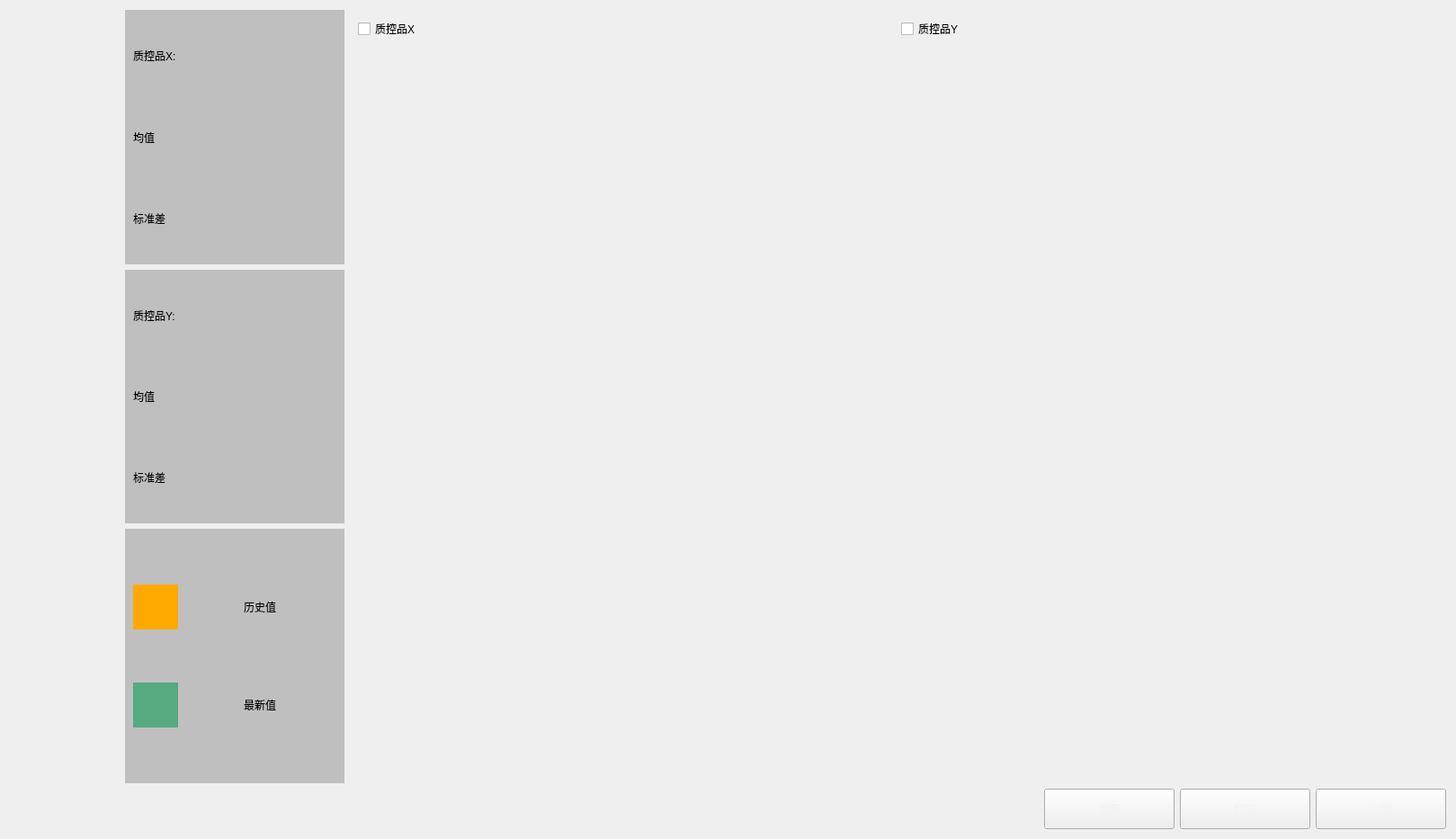
<?xml version="1.0" encoding="UTF-8"?>
<ui version="4.0">
 <class>QCChartTP</class>
 <widget class="QWidget" name="QCChartTP">
  <property name="geometry">
   <rect>
    <x>0</x>
    <y>0</y>
    <width>1619</width>
    <height>933</height>
   </rect>
  </property>
  <property name="windowTitle">
   <string>Form</string>
  </property>
  <layout class="QVBoxLayout" name="verticalLayout_5">
   <item>
    <layout class="QHBoxLayout" name="horizontalLayout_2" stretch="1,2,10">
     <item>
      <widget class="CusTableView" name="QCProjectsTable" native="true"/>
     </item>
     <item>
      <layout class="QVBoxLayout" name="verticalLayout_4">
       <item>
        <widget class="QWidget" name="QCProductXArea" native="true">
         <property name="styleSheet">
          <string notr="true">QWidget
{
	background-color: rgb(191, 191, 191);
}</string>
         </property>
         <layout class="QVBoxLayout" name="verticalLayout">
          <item>
           <widget class="QLabel" name="QCProductNameX">
            <property name="styleSheet">
             <string notr="true">font: 14pt &quot;Microsoft YaHei UI&quot;;</string>
            </property>
            <property name="text">
             <string>质控品X:</string>
            </property>
           </widget>
          </item>
          <item>
           <widget class="QLabel" name="AverageValX">
            <property name="styleSheet">
             <string notr="true">font: 14pt &quot;Microsoft YaHei UI&quot;;</string>
            </property>
            <property name="text">
             <string>均值</string>
            </property>
           </widget>
          </item>
          <item>
           <widget class="QLabel" name="StandardDeviationX">
            <property name="styleSheet">
             <string notr="true">font: 14pt &quot;Microsoft YaHei UI&quot;;</string>
            </property>
            <property name="text">
             <string>标准差</string>
            </property>
           </widget>
          </item>
         </layout>
        </widget>
       </item>
       <item>
        <widget class="QWidget" name="QCProductYArea" native="true">
         <property name="styleSheet">
          <string notr="true">QWidget
{
	background-color: rgb(191, 191, 191);
}</string>
         </property>
         <layout class="QVBoxLayout" name="verticalLayout_2">
          <item>
           <widget class="QLabel" name="QCProductNameY">
            <property name="styleSheet">
             <string notr="true">font: 14pt &quot;Microsoft YaHei UI&quot;;</string>
            </property>
            <property name="text">
             <string>质控品Y:</string>
            </property>
           </widget>
          </item>
          <item>
           <widget class="QLabel" name="AverageValY">
            <property name="styleSheet">
             <string notr="true">font: 14pt &quot;Microsoft YaHei UI&quot;;</string>
            </property>
            <property name="text">
             <string>均值</string>
            </property>
           </widget>
          </item>
          <item>
           <widget class="QLabel" name="StandardDeviationY">
            <property name="styleSheet">
             <string notr="true">font: 14pt &quot;Microsoft YaHei UI&quot;;</string>
            </property>
            <property name="text">
             <string>标准差</string>
            </property>
           </widget>
          </item>
         </layout>
        </widget>
       </item>
       <item>
        <widget class="QWidget" name="QCTipsArea" native="true">
         <property name="styleSheet">
          <string notr="true">QWidget
{
	background-color: rgb(191, 191, 191);
}</string>
         </property>
         <layout class="QGridLayout" name="gridLayout">
          <item row="0" column="0">
           <widget class="QLabel" name="label">
            <property name="minimumSize">
             <size>
              <width>0</width>
              <height>0</height>
             </size>
            </property>
            <property name="maximumSize">
             <size>
              <width>50</width>
              <height>50</height>
             </size>
            </property>
            <property name="styleSheet">
             <string notr="true">background-color: rgb(255, 170, 0);
</string>
            </property>
            <property name="text">
             <string/>
            </property>
           </widget>
          </item>
          <item row="0" column="1">
           <widget class="QLabel" name="label_3">
            <property name="styleSheet">
             <string notr="true">font: 20pt &quot;Microsoft YaHei UI&quot;;</string>
            </property>
            <property name="text">
             <string>历史值</string>
            </property>
            <property name="alignment">
             <set>Qt::AlignCenter</set>
            </property>
           </widget>
          </item>
          <item row="1" column="0">
           <widget class="QLabel" name="label_2">
            <property name="maximumSize">
             <size>
              <width>50</width>
              <height>50</height>
             </size>
            </property>
            <property name="styleSheet">
             <string notr="true">background-color: rgb(85, 170, 127);</string>
            </property>
            <property name="text">
             <string/>
            </property>
           </widget>
          </item>
          <item row="1" column="1">
           <widget class="QLabel" name="label_4">
            <property name="styleSheet">
             <string notr="true">font: 20pt &quot;Microsoft YaHei UI&quot;;</string>
            </property>
            <property name="text">
             <string>最新值</string>
            </property>
            <property name="alignment">
             <set>Qt::AlignCenter</set>
            </property>
           </widget>
          </item>
         </layout>
        </widget>
       </item>
      </layout>
     </item>
     <item>
      <widget class="QWidget" name="widget_2" native="true">
       <layout class="QVBoxLayout" name="verticalLayout_3" stretch="1,15">
        <item>
         <layout class="QHBoxLayout" name="horizontalLayout">
          <item>
           <widget class="QCheckBox" name="QCXCheck">
            <property name="styleSheet">
             <string notr="true">font: 20pt &quot;Microsoft YaHei UI&quot;;</string>
            </property>
            <property name="text">
             <string>质控品X</string>
            </property>
           </widget>
          </item>
          <item>
           <widget class="QCheckBox" name="QCXChecY">
            <property name="styleSheet">
             <string notr="true">font: 20pt &quot;Microsoft YaHei UI&quot;;</string>
            </property>
            <property name="text">
             <string>质控品Y</string>
            </property>
           </widget>
          </item>
         </layout>
        </item>
        <item>
         <widget class="CusLineChartWidget" name="QCTPChartArea" native="true"/>
        </item>
       </layout>
      </widget>
     </item>
    </layout>
   </item>
   <item>
    <layout class="QHBoxLayout" name="horizontalLayout_4">
     <item>
      <spacer name="horizontalSpacer">
       <property name="orientation">
        <enum>Qt::Horizontal</enum>
       </property>
       <property name="sizeHint" stdset="0">
        <size>
         <width>40</width>
         <height>20</height>
        </size>
       </property>
      </spacer>
     </item>
     <item>
      <widget class="QPushButton" name="RefreshBtn">
       <property name="minimumSize">
        <size>
         <width>145</width>
         <height>45</height>
        </size>
       </property>
       <property name="styleSheet">
        <string notr="true">QPushButton{
font: 700 13pt &quot;Microsoft YaHei UI&quot;;
color: #F2F2F2;
border-image: url(:/resources/img/common/btnNomal.png);
padding: -1;}
QPushButton:pressed{
font: 700 13pt &quot;Microsoft YaHei UI&quot;;
color: #F2F2F2;
border-image: url(:/resources/img/common/btnClicked.png);
padding: -1;}
</string>
       </property>
       <property name="text">
        <string>刷新</string>
       </property>
      </widget>
     </item>
     <item>
      <widget class="QPushButton" name="PrintBtn">
       <property name="minimumSize">
        <size>
         <width>145</width>
         <height>45</height>
        </size>
       </property>
       <property name="styleSheet">
        <string notr="true">QPushButton{
font: 700 13pt &quot;Microsoft YaHei UI&quot;;
color: #F2F2F2;
border-image: url(:/resources/img/common/btnNomal.png);
padding: -1;}
QPushButton:pressed{
font: 700 13pt &quot;Microsoft YaHei UI&quot;;
color: #F2F2F2;
border-image: url(:/resources/img/common/btnClicked.png);
padding: -1;}
</string>
       </property>
       <property name="text">
        <string>打印</string>
       </property>
      </widget>
     </item>
     <item>
      <widget class="QPushButton" name="LJBtn">
       <property name="minimumSize">
        <size>
         <width>145</width>
         <height>45</height>
        </size>
       </property>
       <property name="styleSheet">
        <string notr="true">QPushButton{
font: 700 13pt &quot;Microsoft YaHei UI&quot;;
color: #F2F2F2;
border-image: url(:/resources/img/common/btnNomal.png);
padding: -1;}
QPushButton:pressed{
font: 700 13pt &quot;Microsoft YaHei UI&quot;;
color: #F2F2F2;
border-image: url(:/resources/img/common/btnClicked.png);
padding: -1;}
</string>
       </property>
       <property name="text">
        <string>LJ图</string>
       </property>
      </widget>
     </item>
    </layout>
   </item>
  </layout>
 </widget>
 <customwidgets>
  <customwidget>
   <class>CusTableView</class>
   <extends>QWidget</extends>
   <header location="global">CusTableView.h</header>
   <container>1</container>
  </customwidget>
  <customwidget>
   <class>CusLineChartWidget</class>
   <extends>QWidget</extends>
   <header location="global">CusLineChartWidget.h</header>
   <container>1</container>
  </customwidget>
 </customwidgets>
 <resources/>
 <connections/>
</ui>
